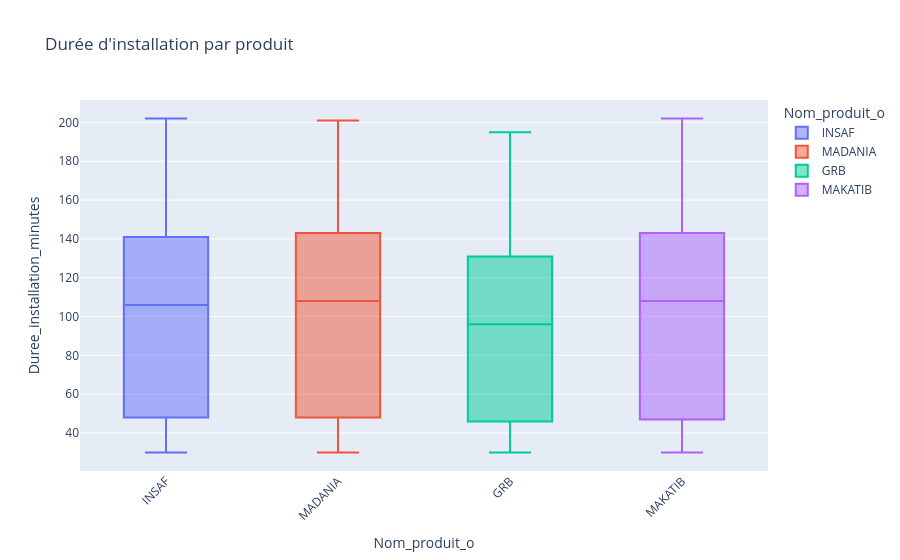

Notebook code cell kept with this figure:
### Code cell
fig = px.box(
    df,
    x="Nom_produit_o",
    y="Duree_installation_minutes",
    color="Nom_produit_o",
    title="Durée d'installation par produit"
)

fig.update_layout(xaxis_tickangle=-45)
fig.show()

### Figure 1 — Plotly figure (JSON) as saved in the notebook; plotly's stock layout.template omitted (floating-point values rounded to 4 significant figures; data arrays with more than 128 entries replaced by an {"elided": "..."} marker saying what was removed)
{"data": [{"alignmentgroup": "True", "hovertemplate": "Nom_produit_o=%{x}<br>Duree_installation_minutes=%{y}<extra></extra>", "legendgroup": "INSAF", "marker": {"color": "#636efa"}, "name": "INSAF", "notched": false, "offsetgroup": "INSAF", "orientation": "v", "showlegend": true, "type": "box", "x": {"elided": "3658 str values"}, "x0": " ", "xaxis": "x", "y": {"elided": "3658 int values"}, "y0": " ", "yaxis": "y"}, {"alignmentgroup": "True", "hovertemplate": "Nom_produit_o=%{x}<br>Duree_installation_minutes=%{y}<extra></extra>", "legendgroup": "MADANIA", "marker": {"color": "#EF553B"}, "name": "MADANIA", "notched": false, "offsetgroup": "MADANIA", "orientation": "v", "showlegend": true, "type": "box", "x": {"elided": "3671 str values"}, "x0": " ", "xaxis": "x", "y": {"elided": "3671 int values"}, "y0": " ", "yaxis": "y"}, {"alignmentgroup": "True", "hovertemplate": "Nom_produit_o=%{x}<br>Duree_installation_minutes=%{y}<extra></extra>", "legendgroup": "GRB", "marker": {"color": "#00cc96"}, "name": "GRB", "notched": false, "offsetgroup": "GRB", "orientation": "v", "showlegend": true, "type": "box", "x": {"elided": "3737 str values"}, "x0": " ", "xaxis": "x", "y": {"elided": "3737 int values"}, "y0": " ", "yaxis": "y"}, {"alignmentgroup": "True", "hovertemplate": "Nom_produit_o=%{x}<br>Duree_installation_minutes=%{y}<extra></extra>", "legendgroup": "MAKATIB", "marker": {"color": "#ab63fa"}, "name": "MAKATIB", "notched": false, "offsetgroup": "MAKATIB", "orientation": "v", "showlegend": true, "type": "box", "x": {"elided": "3742 str values"}, "x0": " ", "xaxis": "x", "y": {"elided": "3742 int values"}, "y0": " ", "yaxis": "y"}], "layout": {"boxmode": "overlay", "legend": {"title": {"text": "Nom_produit_o"}, "tracegroupgap": 0}, "title": {"text": "Durée d'installation par produit"}, "xaxis": {"anchor": "y", "categoryarray": ["INSAF", "MADANIA", "GRB", "MAKATIB"], "categoryorder": "array", "domain": [0, 1], "tickangle": -45, "title": {"text": "Nom_produit_o"}}, "yaxis": {"anchor": "x", "domain": [0, 1], "title": {"text": "Duree_installation_minutes"}}}}
